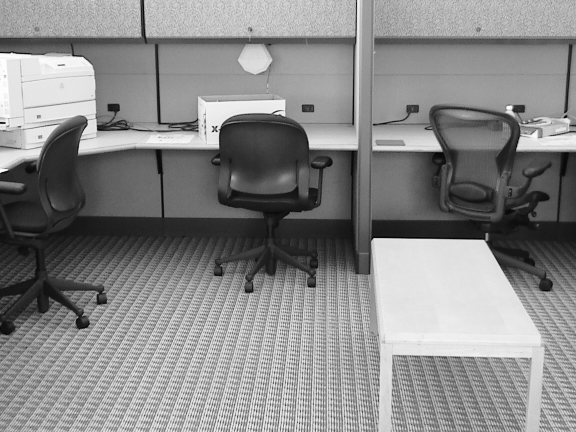
#> input picture data/office/office-00.png, 1152 x 864 px (shown at 1/2 size); its folder holds 4 pictures in this run
$ python image_stitche.py
#> lines starting #> are read from the running program, lines starting #| are printed output that depends on the picture; after the words box and inside, x2 and y2 are one past the last pixel; in counts of white or black regions, pixels touching at a corner belong together
#> in stitche_image, image is the input picture: shape (864, 1152, 3); min 0, max 254, mean 136.1
from imutils import paths
import numpy as np
import argparse
import imutils
import cv2
from pprint import pprint
import matplotlib.pyplot as plt

def crop_stiched_image(stitched:np.ndarray):
    print("[INFO] cropping...")
    stitched = cv2.copyMakeBorder(stitched, 10, 10, 10, 10,
        cv2.BORDER_CONSTANT, (0, 0, 0))
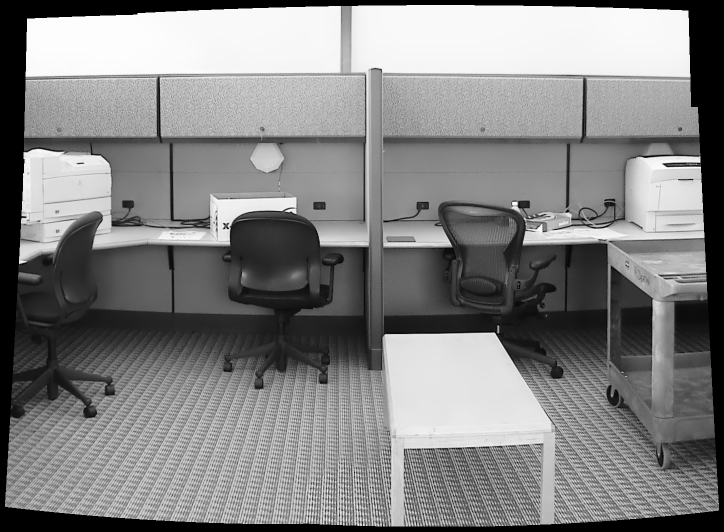
#> stitched: shape (1063, 1448, 3) (shown at 1/2 size); min 0, max 254, mean 130.9

    # convert the stitched image to grayscale and threshold it
    # such that all pixels greater than zero are set to 255
    # (foreground) while all others remain 0 (background)
    if len(stitched.shape) > 2:
        gray = cv2.cvtColor(stitched, cv2.COLOR_BGR2GRAY)
    else:
        gray = stitched

    thresh = cv2.threshold(gray, 0, 255, cv2.THRESH_BINARY)[1]
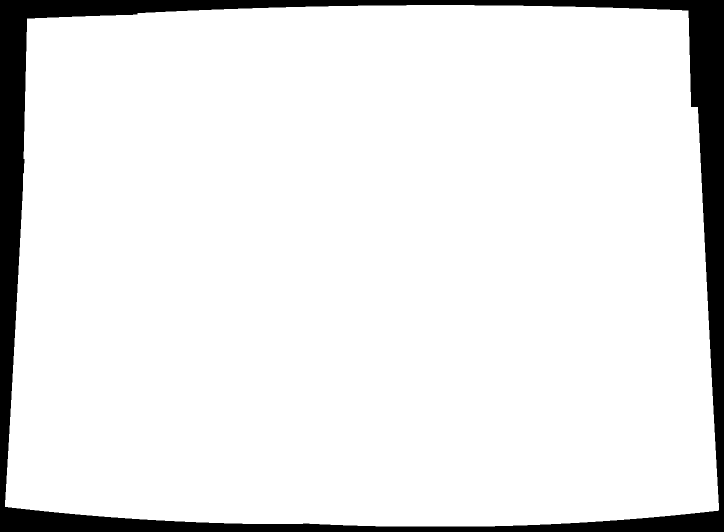
#> thresh: shape (1063, 1448) (shown at 1/2 size); 91.5% white; 1 black region

    # find all external contours in the threshold image then find
    # the *largest* contour which will be the contour/outline of
    # the stitched image
    cnts = cv2.findContours(thresh.copy(), cv2.RETR_EXTERNAL,
        cv2.CHAIN_APPROX_SIMPLE)
#> cnts = 1 contour; box (x1, y1, x2, y2) and area: (10, 10, 1438, 1053) 1405455
    cnts = imutils.grab_contours(cnts)
    c = max(cnts, key=cv2.contourArea)
#> c = contour of 413 points, box (x1, y1, x2, y2) (10, 10, 1438, 1053), area 1405455
    # allocate memory for the mask which will contain the
    # rectangular bounding box of the stitched image region
    mask = np.zeros(thresh.shape, dtype="uint8")
    (x, y, w, h) = cv2.boundingRect(c)
#> x = 10; y = 10; w = 1428; h = 1043
    cv2.rectangle(mask, (x, y), (x + w, y + h), 255, -1)
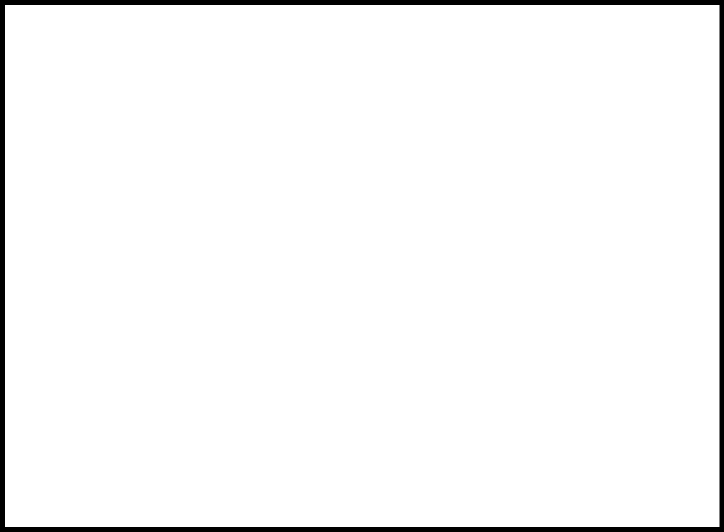
#> mask: shape (1063, 1448) (shown at 1/2 size); 96.9% white; 1 black region, box (x1, y1, x2, y2) and area: (0, 0, 1448, 1063) 47348

    # create two copies of the mask: one to serve as our actual
    # minimum rectangular region and another to serve as a counter
    # for how many pixels need to be removed to form the minimum
    # rectangular region
    minRect = mask.copy()
    sub = mask.copy()
    # keep looping until there are no non-zero pixels left in the
    # subtracted image
    while cv2.countNonZero(sub) > 0:
        # erode the minimum rectangular mask and then subtract
        # the thresholded image from the minimum rectangular mask
        # so we can count if there are any non-zero pixels left
        minRect = cv2.erode(minRect, None)
        sub = cv2.subtract(minRect, thresh)
#> this loop made 61 passes
#> pass 1, in crop_stiched_image, `minRect = cv2.erode(minRect, None)`:
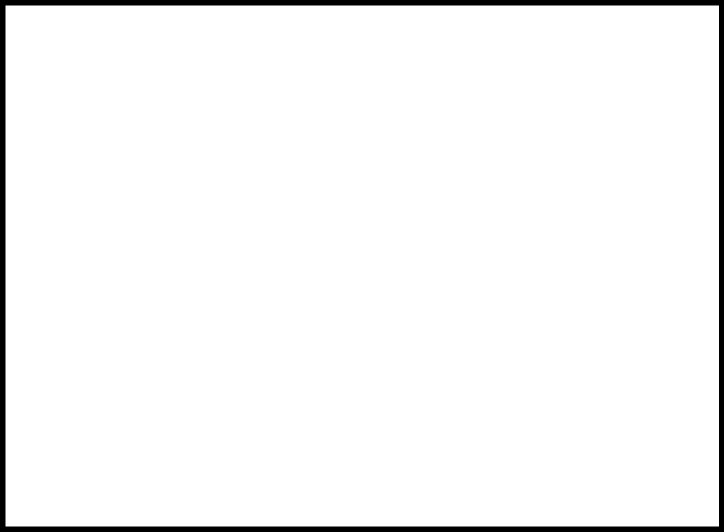
#> minRect: shape (1063, 1448) (shown at 1/2 size); 96.6% white; 1 black region, box (x1, y1, x2, y2) and area: (0, 0, 1448, 1063) 52290
#> pass 1, in crop_stiched_image, `sub = cv2.subtract(minRect, thresh)`:
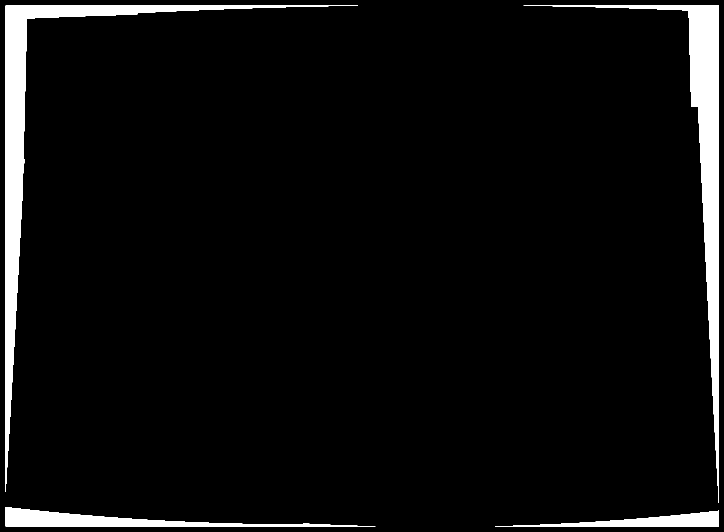
#> sub: shape (1063, 1448) (shown at 1/2 size); 5.1% white; 4 white regions, box (x1, y1, x2, y2) and area: (11, 11, 716, 984) 33079, (1047, 11, 1438, 1006) 30654, (11, 1014, 751, 1053) 9815, (990, 1021, 1438, 1053) 5710
#> after the loop:
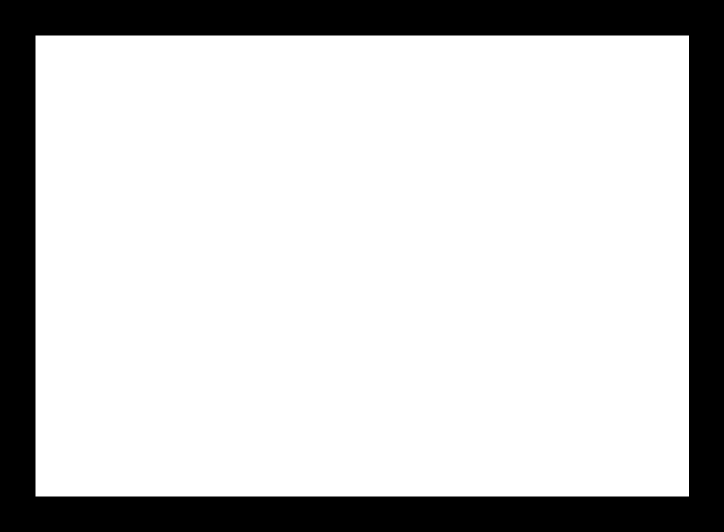
#> minRect: shape (1063, 1448) (shown at 1/2 size); 78.3% white; 1 black region

    # find contours in the minimum rectangular mask and then
    # extract the bounding box (x, y)-coordinates
    cnts = cv2.findContours(minRect.copy(), cv2.RETR_EXTERNAL,
        cv2.CHAIN_APPROX_SIMPLE)
#> cnts = 1 contour; box (x1, y1, x2, y2) and area: (71, 71, 1378, 993) 1202826
    cnts = imutils.grab_contours(cnts)
#> cnts = [[[71, 71], [71, 992], [1377, 992], [1377, 71]]]
    c = max(cnts, key=cv2.contourArea)
#> c = [[71, 71], [71, 992], [1377, 992], [1377, 71]]
    (x, y, w, h) = cv2.boundingRect(c)
#> x = 71; y = 71; w = 1307; h = 922
    # use the bounding box coordinates to extract the our final
    # stitched image
    stitched = stitched[y:y + h, x:x + w]
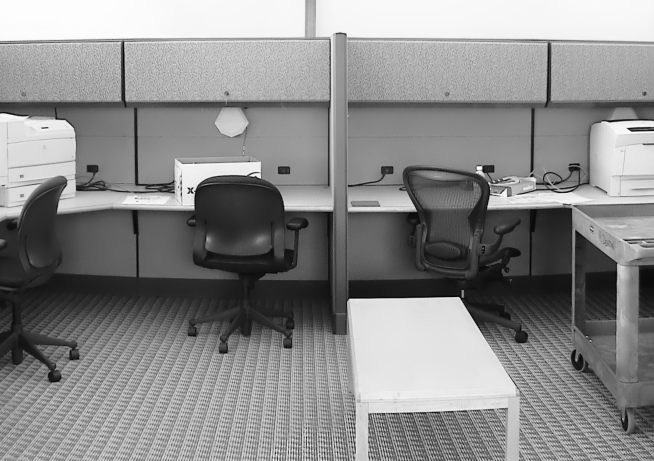
#> stitched: shape (922, 1307, 3) (shown at 1/2 size); min 1, max 254, mean 138.2

    return stitched

def stitche_image(image_folder):
	print("[INFO] loading images...")
	imagePaths = sorted(list(paths.list_images(image_folder)))
	images = []

	# images to stitch list
	for imagePath in imagePaths:
		image = cv2.imread(imagePath)
		images.append(image)

	stitcher = cv2.Stitcher_create()
	(status, stitched) = stitcher.stitch(images)

	cropped = crop_stiched_image(stitched)

	return (stitched,cropped)


if __name__ == "__main__":

    image_folder = "./data/office"

    (stitched,cropped) = stitche_image(image_folder)

    plt.figure(figsize=(20, 15))
    plt.imshow(stitched, cmap='gray', vmin=0, vmax=255)
    plt.title("stitched")
    plt.show()

    plt.figure(figsize=(20, 15))
    plt.imshow(cropped, cmap='gray', vmin=0, vmax=255)
    plt.title("stitched-cropped")
    plt.show()
